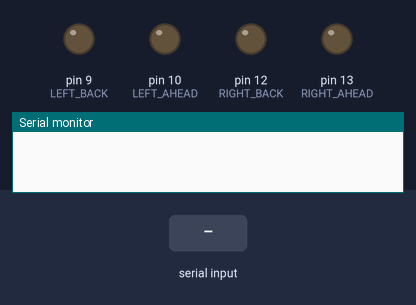
A sketch run on a simulated Arduino Uno, built with avr-gcc and run on an emulated ATmega328P. On the bench: output pins drawn as LEDs (lit = HIGH), the last lines printed to the serial monitor. Inputs (shaded band) come from the test bench.

Above: at 1.2 s.
1.3 s: "g" received over Serial
At 1.9 s:
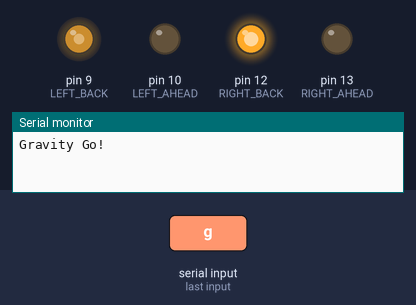
2.8 s: "m" received over Serial
At 3.1 s:
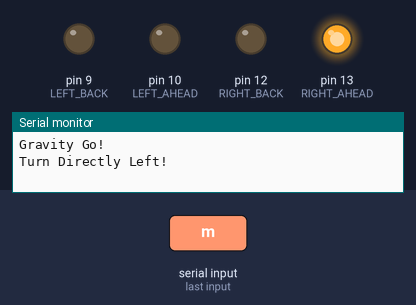
4.3 s: "n" received over Serial
At 5.4 s:
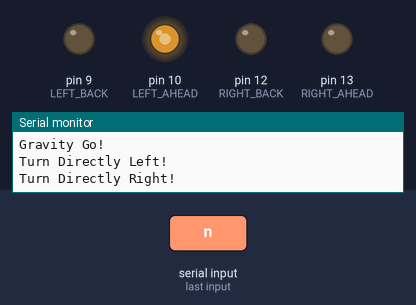
5.8 s: "f90\n" received over Serial
At 6.8 s:
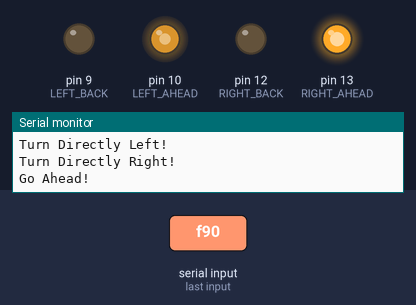
7.3 s: "l90\n" received over Serial
At 7.9 s:
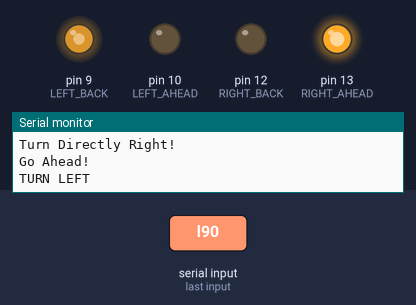
8.8 s: "r90\n" received over Serial
At 10.3 s:
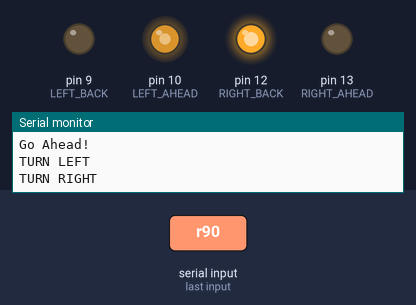
Timing chart, 0 to 11.3 s (numbered marks = the images above; inputs shaded):
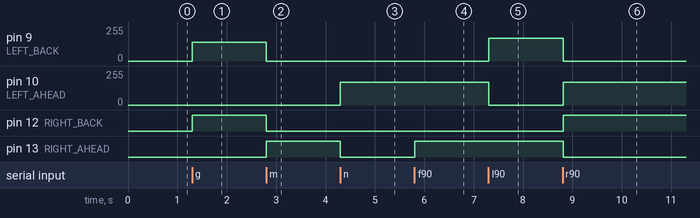

The sketch:

hardware.ino
```cpp
#define LEFT_AHEAD 10
#define LEFT_BACK 9
#define RIGHT_AHEAD 13
#define RIGHT_BACK 12

String inString="";
float RunInit = 3.0;
float RUN_LEFT = 3.0;
float RUN_RIGHT = 3.0;
int TURN = 60;
int RUN1 = 170;
int RUN2 = 170;
int CYC = 5;
int duty=7850;
float calibrateNum = 0;
void stopBack();
void turnLeft();
void turnRight();
void goAhead();
void park();
void goBack();

void setup()
{
  Serial.begin(9600);
  pinMode(LEFT_AHEAD,OUTPUT);
  pinMode(LEFT_BACK, OUTPUT);
  pinMode(RIGHT_AHEAD, OUTPUT);
  pinMode(RIGHT_BACK, OUTPUT);
  digitalWrite(LEFT_AHEAD, LOW);
  digitalWrite(LEFT_BACK, LOW);
  digitalWrite(RIGHT_AHEAD, LOW);
  digitalWrite(RIGHT_BACK, LOW);
}
char incomingByte = ' ';
void loop(){
  while(Serial.available()>0)
  {
    inString += char(Serial.read());
    delay(2);
  }
  if(inString.length()>0)
  {
    check();
    inString = "";
  }
}


void check()
{
  if('0'<=inString[0] && inString[0]<='9') {accelerate();return;}
  switch(inString[0]){
    case 'f':
    {
      Serial.println("Go Ahead!");
      goAhead();
      break;
    }
    case 'l':
    {
      Serial.println("TURN LEFT");
      turnLeft();
      break;
    }
    case 'r':
    {
      Serial.println("TURN RIGHT");
      turnRight();
      break;
    }
    case 'b':
    {
      Serial.println("GO BACK");
      goBack();
      break;
    }
    case 's':
    {
      Serial.println("PARK");
      park();
      break;
    }
    case 'g':
    {
      Serial.println("Gravity Go!");
      g();
      break;
    }
    case 'm':
    {
      Serial.println("Turn Directly Left!");
      ml();
      break;
    }
    case 'n':
    {
      Serial.println("Turn Directly Right!");
      nr();
      break;
    }
  }
}

void goAhead(){
  stopBack();
  analogWrite(LEFT_AHEAD,RUN1);
  analogWrite(RIGHT_AHEAD,RUN2);
}
void turnLeft(){
  stopBack();
  analogWrite(RIGHT_AHEAD,RUN2);
  digitalWrite(LEFT_AHEAD,LOW);
  analogWrite(LEFT_BACK,RUN1);
}
void turnRight(){
  stopBack();
  analogWrite(LEFT_AHEAD,RUN1);
  digitalWrite(RIGHT_AHEAD,LOW);
  analogWrite(RIGHT_BACK,RUN1);
}
void park(){
  stopBack();
  digitalWrite(LEFT_AHEAD, LOW);
  digitalWrite(RIGHT_AHEAD, LOW);
}
void goBack(){
  digitalWrite(LEFT_AHEAD,LOW);
  digitalWrite(RIGHT_AHEAD,LOW);
  analogWrite(LEFT_BACK,RUN1);
  analogWrite(RIGHT_BACK,RUN2);
}
void stopBack(){
  digitalWrite(LEFT_BACK, LOW);
  digitalWrite(RIGHT_BACK, LOW);
}

void g()
{
  int a = 140, b = 140, c = 1;
  switch(inString[2]){
    case '1': c = 1; break;
    case '2': c = 2; break;
    case '3': c = 3; break;
  }
  a *= c;
  b *= c;
  switch(inString[3]){
    case 'n': break;
    case 'l': a = 0; break;
    case 'r': b = 0; break;
  }

  if(inString[1] == 'u')
  {
    Serial.println(a,DEC);
    //goAhead();
    stopBack();
    analogWrite(LEFT_AHEAD,a);
    analogWrite(RIGHT_AHEAD,b);
  }
  else
  {
    digitalWrite(LEFT_AHEAD,LOW);
    digitalWrite(RIGHT_AHEAD,LOW);
    analogWrite(LEFT_BACK,a);
    analogWrite(RIGHT_BACK,b);
  }
}

void ml(){
  digitalWrite(LEFT_BACK, LOW);
  digitalWrite(RIGHT_BACK, LOW);
  digitalWrite(LEFT_AHEAD, LOW);
  analogWrite(RIGHT_AHEAD, RUN2);
}

void nr()
{
  digitalWrite(LEFT_BACK, LOW);
  digitalWrite(RIGHT_BACK, LOW);
  analogWrite(LEFT_AHEAD, RUN1);
  digitalWrite(RIGHT_AHEAD, LOW);
}

void accelerate(){
  int a = 0,i=0,b=0;
  for(i=0;i<inString.length();i++){
    a = a*10+inString[i]-'0';
  }
  stopBack();
  analogWrite(LEFT_AHEAD,a);
  analogWrite(RIGHT_AHEAD,a);
}
```

Measured:
- after the input at 1.3 s, pin 9 (LEFT_BACK): 0/255 → 140/255 at once; pin 12 (RIGHT_BACK): LOW → HIGH at once
- after the input at 2.8 s, pin 9 (LEFT_BACK): 140/255 → 0/255 at once; pin 12 (RIGHT_BACK): HIGH → LOW at once; pin 13 (RIGHT_AHEAD): LOW → HIGH at once
- after the input at 4.3 s, pin 10 (LEFT_AHEAD): 0/255 → 170/255 at once; pin 13 (RIGHT_AHEAD): HIGH → LOW at once
- after the input at 5.8 s, pin 13 (RIGHT_AHEAD): LOW → HIGH at once
- after the input at 7.3 s, pin 9 (LEFT_BACK): 0/255 → 170/255 at once; pin 10 (LEFT_AHEAD): 170/255 → 0/255 at once
- after the input at 8.8 s, pin 9 (LEFT_BACK): 170/255 → 0/255 at once; pin 10 (LEFT_AHEAD): 0/255 → 170/255 at once; pin 12 (RIGHT_BACK): LOW → HIGH at once; pin 13 (RIGHT_AHEAD): HIGH → LOW at once
